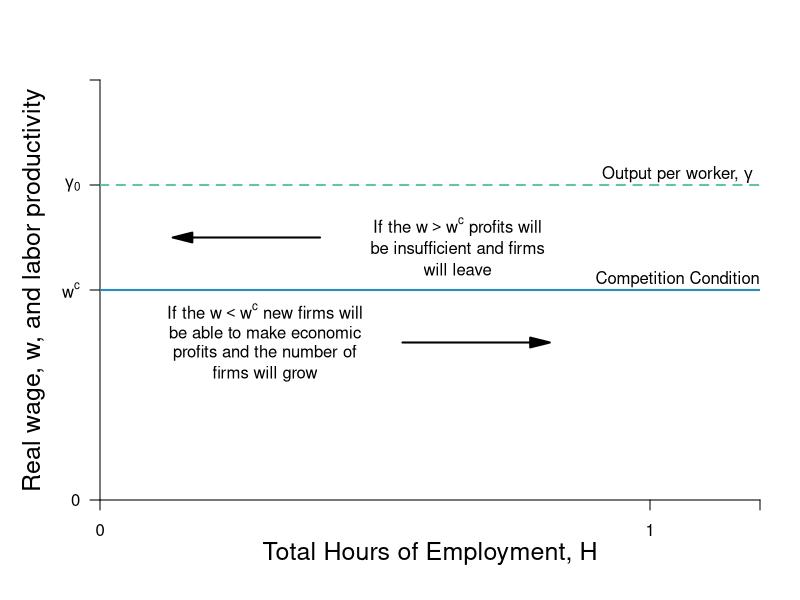

Write the R code that produced this figure.
# TO DO

# at the right a bracket for the distance from the upper dashed line 
# to the x axis "output per worker"  then within that a bottom bracket 
# "real wage"  and above the blue line "profit per worker hour"  

# DONE the vertical axis should be "Real wage, w, and labor productivity" 

# DONE Output per worker is now gamma, not q, 

# DONE Blue line should be labeled "Competition condition"

# DONE its Y intercept should be w^c

# The txt next to the arrow above the line should be : If the w>w^c  
#        profits will be insufficient and firms will leave

# DONE Below the line If w<w^c new firms will be able to make 
#        economic profits and the number of firms will grow



require(ggplot2)
require(shape)
require(plotrix)
pdf(file = "employment/real_wage_profit.pdf", width = 9, height = 7)

#Set parameters for graphics
axislabelsize <- 1.5
graphlinewidth <- 3

COL <- c("#7fc97f", "#beaed4", "#fdc086", "#ffff99", "#386cb0", "#f0027f", "#bf5b17", "#666666")
COLA <- c("#99d8c9","#66c2a4","#41ae76", "#238b45", "#005824")
COLB <- c("#4eb3d3", "#2b8cbe", "#0868ac","#084081")

WageFn <- function(H, delta = 5) {
  delta /(1 - H)
}

#COL <- c("#1B9E77", "#D95F02", "#7570B3", "#E7298A", "#66A61E", "#E6AB02", "#A6761D", "#666666")
COL <- c("#7fc97f", "#beaed4", "#fdc086", "#ffff99")
par(mar =  c(5, 5, 4, 2))
xlims <- c(0, 1.2)
ylims <- c(0, 40)


plot(0, 0, xlim = xlims, ylim = ylims, type = "n",
     xlab = expression(paste("Total Hours of Employment, ", H)),
     ylab = expression(paste("Real wage, w, and labor productivity")),
     xaxt = "n", 
     yaxt = "n",
     cex.lab = axislabelsize, 
     line = 2.5,
     bty = "n", 
     xaxs="i", 
     yaxs="i")

npts <- 500 
npts2 <- 501
#Specify the sequences of points for graphing. 
xx1 <- seq(xlims[1], 0.9, length.out = npts)
xx2 <- seq(xlims[1], xlims[2], length.out = npts)
xx3 <- seq(xlims[1], xlims[2], length.out = npts2)
xx4 <- seq(xlims[1], 25, length.out = npts2)

#Draw the lines for the graphs
#lines(xx1, WageFn(xx1), col = COL[1], lwd = 4)
#lines(xx2, solowCondition(xx2, delta = 5), col = COL[3], lwd = 4)
#lines(xx2, solowInfeas(xx2, delta = 5), col = COL[1], lwd = 4, lty = 2)

#Customize ticks and labels for the plot
ticksy <- c(0, 20, 30, 40)
ylabels <- c(0, expression(paste(w^c)),  expression(paste(gamma[0])), NA)
ticksx <- c(0, 1, xlims[2])
xlabels <- c(0, 1.0, NA)
axis(1, at = ticksx, pos = 0, labels = xlabels)
axis(2, at = ticksy, pos = 0, labels = ylabels, las = 1)

#Annotation of the  graphs
text(1.05, 21, expression(paste("Competition Condition")))


text(1.05, 31, expression(paste("Output per worker, ", gamma)))
#Line for the absolute maximum quality
#segments(1, 0, 1, 42, lty = 2, lwd = 3, col = "darkgray")
#segments(0.75, 0, 0.75, 20, lty = 2, lwd = 2, col = "darkgray")

#Arrow to Slope of BRF
#Arrows(0.2, 19, 0.2, 10, col = "black", lty = 1, lwd = 2, arr.type = "triangle")
text(0.3, 18, expression(paste("If the ", w<w^c, " new firms will"  )))
text(0.3, 16, expression(paste("be able to make economic")))
text(0.3, 14, expression(paste("profits and the number of")))
text(0.3, 12, expression(paste("firms will grow")))
Arrows(0.55, 15, 0.8, 15, col = "black", lty = 1, lwd = 2, arr.type = "triangle")



# Arrows(0.6, 19, 0.6, 10, col = "black", lty = 1, lwd = 2, arr.type = "triangle")
text(0.65, 26, expression(paste("If the ", w>w^c,  " profits will")))
text(0.65, 24, expression(paste("be insufficient and firms")))
text(0.65, 22, expression(paste("will leave")))
Arrows(0.4, 25, 0.15, 25, col = "black", lty = 1, lwd = 2, arr.type = "triangle")


#Arrows(0.8, 15, 0.8, 19, col = "black", lty = 1, lwd = 2, arr.type = "triangle")
#Arrows(0.8, 15, 0.8, 6, col = "black", lty = 1, lwd = 2, arr.type = "triangle")
#text(0.92, 12.5, expression(paste("Employment Rent")))

#Text to indicate delta = 5
#text(0.2, 38, expression(paste("Wage Function")))
#text(0.2, 36, expression(paste("set to ", delta, " = 5")))


#Zero profit condition 
segments(0, 20, xlims[2], 20, lty = 1, lwd = 2, col = COLB[2])
segments(0, 30, xlims[2], 30, lty = 2, lwd = 2, col = COLA[2])
# segments(0.75, 20, 1.2, 20, lty = 2, lwd = 2, col = "darkgray")

#Unemployment benefits & a
# segments(0, 5, 1.2, 5, lty = 2, lwd = 2, col = "darkgray")
# segments(0, 2.5, 1.2, 2.5, lty = 2, lwd = 2, col = "darkgray")

#Zero profit condition
# text(1.02, 21, expression(paste("Zero profit condition, ", w == w[0])))
# text(0.97, 6, expression(paste(b + a)))
# text(0.97, 3.5, expression(paste(b, " (unemployment benefits)")))
#text(1.08, 36, expression(paste("level of")))
#text(1.08, 34, expression(paste("employment, ", bar(H))))


dev.off()